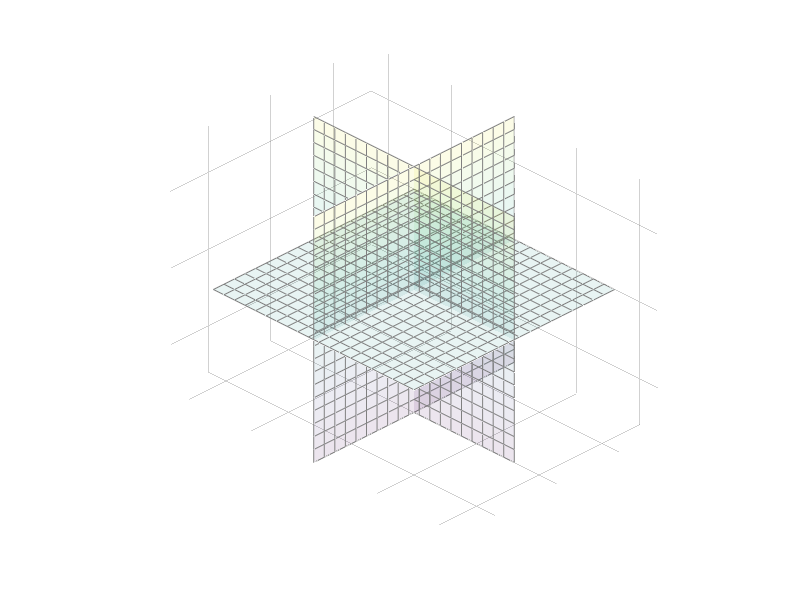

This figure's MATLAB source: (Note: this script raises an error after producing the figure.)
clear; clc; close all;
G = 6.67430e-11;   
dt = 1;          % 时间步长(秒)
T = 5000;        % 总时间
steps = T/dt;    % 总步数

% 单位 [(kg), (m), (m/s)]
bodies = [
    1e15,  0,  0, 0,  0,  -5, -5;    % 天体1（中心天体）
    8.5e14,  1500, 1000, 0,  -5,0, 0; % 天体2
    9.3e14, -1000, 500, 0,  -10, 0, 0 % 天体3
];

num_bodies = size(bodies, 1);

pos_history = zeros(num_bodies, 3, steps); 
vel_history = zeros(num_bodies, 3, steps); 

% 物理模拟部分保持不变
for step = 1:steps
    pos_history(:, :, step) = bodies(:, 2:4);
    vel_history(:, :, step) = bodies(:, 5:7);
    forces = zeros(num_bodies, 3);
    for i = 1:num_bodies
        for j = 1:num_bodies
            if i ~= j
                r = bodies(j, 2:4) - bodies(i, 2:4);
                distance = norm(r);
                force_mag = G * bodies(i,1) * bodies(j,1) / (distance^2 + eps);
                forces(i,:) = forces(i,:) + force_mag * r/distance;
            end
        end
    end
    

    for i = 1:num_bodies
        acceleration = forces(i,:) / bodies(i,1);
        bodies(i,5:7) = bodies(i,5:7) + acceleration * dt;
        bodies(i,2:4) = bodies(i,2:4) + bodies(i,5:7) * dt;
    end
end

%% 三维网格可视化修改部分
figure('Color', 'k', 'Position', [100 100 1200 800])
hold on;

% 创建三维网格系统
grid on;
axis equal vis3d; % 保持三维等比例
set(gca, 'Color', 'k', 'GridColor', [0.4 0.4 0.4], 'GridAlpha', 0.3,...
    'XColor', 'w', 'YColor', 'w', 'ZColor', 'w', 'FontSize', 12);

% 设置坐标轴标签
xlabel('X (m)', 'FontSize', 14, 'Color', 'w');
ylabel('Y (m)', 'FontSize', 14, 'Color', 'w');
zlabel('Z (m)', 'FontSize', 14, 'Color', 'w');
title('三体运动 - 三维网格可视化', 'FontSize', 16, 'Color', 'w');

% 添加参考网格平面
[xg, yg] = meshgrid(linspace(-8000,8000,20), linspace(-8000,8000,20));
zg = zeros(size(xg));
surf(xg, yg, zg, 'FaceAlpha',0.1, 'EdgeColor',[0.5 0.5 0.5], 'LineWidth',0.5);
surf(zg, xg, yg, 'FaceAlpha',0.1, 'EdgeColor',[0.5 0.5 0.5], 'LineWidth',0.5);
surf(yg, zg, xg, 'FaceAlpha',0.1, 'EdgeColor',[0.5 0.5 0.5], 'LineWidth',0.5);

% 设置动态视角
view(45, 30); % 设置初始视角
camproj perspective; % 使用透视投影
camlight('headlight'); % 添加光源
lighting gouraud;
material shiny;

% 天体颜色和轨迹设置
colors = {'r', 'g', 'b'};
trail_length = 100;
planet_size = 12;

% 初始化天体对象
planets = gobjects(1, num_bodies);
trails = gobjects(1, num_bodies);

for i = 1:num_bodies
    % 创建轨迹线
    trails(i) = animatedline('Color', [colors{i} 0.4], 'LineWidth', 1.5);
    
    % 创建天体标记
    planets(i) = scatter3(0,0,0, planet_size*2, colors{i}, 'filled',...
        'MarkerEdgeColor','w', 'MarkerFaceAlpha',0.8);
end

% 动态可视化
for step = 1:steps
    for i = 1:num_bodies
        % 获取当前位置
        pos = pos_history(i, :, step);
        
        % 更新轨迹
        addpoints(trails(i), pos(1), pos(2), pos(3));
        
        % 更新天体位置
        set(planets(i), 'XData', pos(1), 'YData', pos(2), 'ZData', pos(3));
    end
    
    % 自动调整视角跟踪运动
    if mod(step, 100) == 0
        camorbit(0.5, 0.5); % 每100步稍微旋转视角
    end
    
    % 动态更新坐标轴范围
    current_pos = pos_history(:,:,step);
    axis_range = 1.2 * max(abs(current_pos(:)));
    axis([-axis_range axis_range -axis_range axis_range -axis_range axis_range]);
    
    drawnow limitrate;
    pause(0.001);
end
